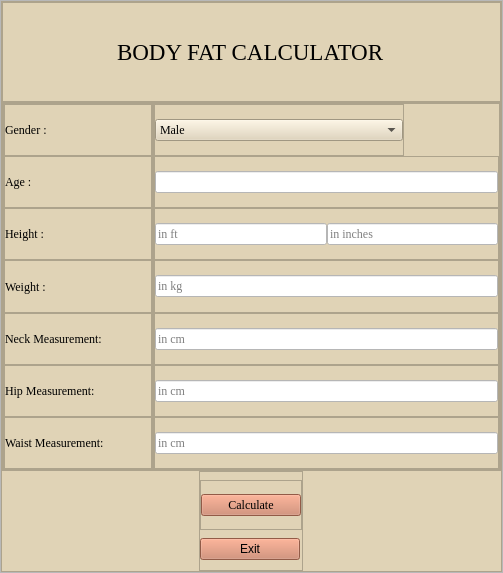
<?xml version="1.0" encoding="UTF-8"?>
<ui version="4.0">
 <class>basic</class>
 <widget class="QMainWindow" name="basic">
  <property name="geometry">
   <rect>
    <x>0</x>
    <y>0</y>
    <width>503</width>
    <height>573</height>
   </rect>
  </property>
  <property name="windowTitle">
   <string>basic</string>
  </property>
  <widget class="QWidget" name="centralwidget">
   <layout class="QVBoxLayout" name="verticalLayout">
    <property name="spacing">
     <number>0</number>
    </property>
    <property name="leftMargin">
     <number>0</number>
    </property>
    <property name="topMargin">
     <number>0</number>
    </property>
    <property name="rightMargin">
     <number>0</number>
    </property>
    <property name="bottomMargin">
     <number>0</number>
    </property>
    <item>
     <widget class="QFrame" name="frame">
      <property name="frameShape">
       <enum>QFrame::StyledPanel</enum>
      </property>
      <property name="frameShadow">
       <enum>QFrame::Raised</enum>
      </property>
      <layout class="QHBoxLayout" name="horizontalLayout">
       <property name="spacing">
        <number>0</number>
       </property>
       <property name="leftMargin">
        <number>0</number>
       </property>
       <property name="topMargin">
        <number>0</number>
       </property>
       <property name="rightMargin">
        <number>0</number>
       </property>
       <property name="bottomMargin">
        <number>0</number>
       </property>
       <item>
        <widget class="QFrame" name="frame_2">
         <property name="maximumSize">
          <size>
           <width>16777215</width>
           <height>16777215</height>
          </size>
         </property>
         <property name="styleSheet">
          <string notr="true">QMainWindow {background: #e0d3b6;}
QWidget {background: #e0d3b6;}
QFrame {background: #e0d3b6;}
QCommandLinkButton  {background:#e0d3b6;}
QLabel {background: #e0d3b6;}
QLineEdit {font: #161514;}




</string>
         </property>
         <property name="frameShape">
          <enum>QFrame::StyledPanel</enum>
         </property>
         <property name="frameShadow">
          <enum>QFrame::Raised</enum>
         </property>
         <layout class="QVBoxLayout" name="verticalLayout_22">
          <property name="spacing">
           <number>0</number>
          </property>
          <property name="leftMargin">
           <number>0</number>
          </property>
          <property name="topMargin">
           <number>0</number>
          </property>
          <property name="rightMargin">
           <number>0</number>
          </property>
          <property name="bottomMargin">
           <number>0</number>
          </property>
          <item>
           <widget class="QFrame" name="frame_28">
            <property name="maximumSize">
             <size>
              <width>16777215</width>
              <height>100</height>
             </size>
            </property>
            <property name="frameShape">
             <enum>QFrame::StyledPanel</enum>
            </property>
            <property name="frameShadow">
             <enum>QFrame::Raised</enum>
            </property>
            <layout class="QHBoxLayout" name="horizontalLayout_2">
             <property name="spacing">
              <number>0</number>
             </property>
             <property name="leftMargin">
              <number>0</number>
             </property>
             <property name="topMargin">
              <number>0</number>
             </property>
             <property name="rightMargin">
              <number>0</number>
             </property>
             <property name="bottomMargin">
              <number>0</number>
             </property>
             <item alignment="Qt::AlignHCenter">
              <widget class="QLabel" name="label">
               <property name="font">
                <font>
                 <family>Times New Roman</family>
                 <pointsize>17</pointsize>
                </font>
               </property>
               <property name="text">
                <string>BODY FAT CALCULATOR</string>
               </property>
              </widget>
             </item>
            </layout>
           </widget>
          </item>
          <item>
           <widget class="QFrame" name="frame_30">
            <property name="frameShape">
             <enum>QFrame::StyledPanel</enum>
            </property>
            <property name="frameShadow">
             <enum>QFrame::Raised</enum>
            </property>
            <layout class="QHBoxLayout" name="horizontalLayout_3">
             <property name="spacing">
              <number>0</number>
             </property>
             <property name="leftMargin">
              <number>0</number>
             </property>
             <property name="topMargin">
              <number>0</number>
             </property>
             <property name="rightMargin">
              <number>0</number>
             </property>
             <property name="bottomMargin">
              <number>0</number>
             </property>
             <item>
              <widget class="QFrame" name="frame_31">
               <property name="minimumSize">
                <size>
                 <width>150</width>
                 <height>0</height>
                </size>
               </property>
               <property name="frameShape">
                <enum>QFrame::StyledPanel</enum>
               </property>
               <property name="frameShadow">
                <enum>QFrame::Raised</enum>
               </property>
               <layout class="QVBoxLayout" name="verticalLayout_2">
                <property name="spacing">
                 <number>0</number>
                </property>
                <property name="leftMargin">
                 <number>0</number>
                </property>
                <property name="topMargin">
                 <number>0</number>
                </property>
                <property name="rightMargin">
                 <number>0</number>
                </property>
                <property name="bottomMargin">
                 <number>0</number>
                </property>
                <item>
                 <widget class="QFrame" name="frame_33">
                  <property name="frameShape">
                   <enum>QFrame::StyledPanel</enum>
                  </property>
                  <property name="frameShadow">
                   <enum>QFrame::Raised</enum>
                  </property>
                  <layout class="QHBoxLayout" name="horizontalLayout_7">
                   <property name="spacing">
                    <number>0</number>
                   </property>
                   <property name="leftMargin">
                    <number>0</number>
                   </property>
                   <property name="topMargin">
                    <number>0</number>
                   </property>
                   <property name="rightMargin">
                    <number>0</number>
                   </property>
                   <property name="bottomMargin">
                    <number>0</number>
                   </property>
                   <item>
                    <widget class="QLabel" name="label_2">
                     <property name="font">
                      <font>
                       <family>Times New Roman</family>
                      </font>
                     </property>
                     <property name="text">
                      <string>Gender :</string>
                     </property>
                    </widget>
                   </item>
                  </layout>
                 </widget>
                </item>
                <item>
                 <widget class="QFrame" name="frame_36">
                  <property name="frameShape">
                   <enum>QFrame::StyledPanel</enum>
                  </property>
                  <property name="frameShadow">
                   <enum>QFrame::Raised</enum>
                  </property>
                  <layout class="QHBoxLayout" name="horizontalLayout_8">
                   <property name="spacing">
                    <number>0</number>
                   </property>
                   <property name="leftMargin">
                    <number>0</number>
                   </property>
                   <property name="topMargin">
                    <number>0</number>
                   </property>
                   <property name="rightMargin">
                    <number>0</number>
                   </property>
                   <property name="bottomMargin">
                    <number>0</number>
                   </property>
                   <item>
                    <widget class="QLabel" name="label_3">
                     <property name="font">
                      <font>
                       <family>Times New Roman</family>
                      </font>
                     </property>
                     <property name="text">
                      <string>Age :</string>
                     </property>
                    </widget>
                   </item>
                  </layout>
                 </widget>
                </item>
                <item>
                 <widget class="QFrame" name="frame_34">
                  <property name="frameShape">
                   <enum>QFrame::StyledPanel</enum>
                  </property>
                  <property name="frameShadow">
                   <enum>QFrame::Raised</enum>
                  </property>
                  <layout class="QHBoxLayout" name="horizontalLayout_9">
                   <property name="spacing">
                    <number>0</number>
                   </property>
                   <property name="leftMargin">
                    <number>0</number>
                   </property>
                   <property name="topMargin">
                    <number>0</number>
                   </property>
                   <property name="rightMargin">
                    <number>0</number>
                   </property>
                   <property name="bottomMargin">
                    <number>0</number>
                   </property>
                   <item>
                    <widget class="QLabel" name="label_4">
                     <property name="font">
                      <font>
                       <family>Times New Roman</family>
                      </font>
                     </property>
                     <property name="text">
                      <string>Height :</string>
                     </property>
                    </widget>
                   </item>
                  </layout>
                 </widget>
                </item>
                <item>
                 <widget class="QFrame" name="frame_35">
                  <property name="frameShape">
                   <enum>QFrame::StyledPanel</enum>
                  </property>
                  <property name="frameShadow">
                   <enum>QFrame::Raised</enum>
                  </property>
                  <layout class="QHBoxLayout" name="horizontalLayout_11">
                   <property name="spacing">
                    <number>0</number>
                   </property>
                   <property name="leftMargin">
                    <number>0</number>
                   </property>
                   <property name="topMargin">
                    <number>0</number>
                   </property>
                   <property name="rightMargin">
                    <number>0</number>
                   </property>
                   <property name="bottomMargin">
                    <number>0</number>
                   </property>
                   <item>
                    <widget class="QLabel" name="label_5">
                     <property name="font">
                      <font>
                       <family>Times New Roman</family>
                      </font>
                     </property>
                     <property name="text">
                      <string>Weight :</string>
                     </property>
                    </widget>
                   </item>
                  </layout>
                 </widget>
                </item>
                <item>
                 <widget class="QFrame" name="frame_5">
                  <property name="frameShape">
                   <enum>QFrame::StyledPanel</enum>
                  </property>
                  <property name="frameShadow">
                   <enum>QFrame::Raised</enum>
                  </property>
                  <layout class="QHBoxLayout" name="horizontalLayout_12">
                   <property name="spacing">
                    <number>0</number>
                   </property>
                   <property name="leftMargin">
                    <number>0</number>
                   </property>
                   <property name="topMargin">
                    <number>0</number>
                   </property>
                   <property name="rightMargin">
                    <number>0</number>
                   </property>
                   <property name="bottomMargin">
                    <number>0</number>
                   </property>
                   <item>
                    <widget class="QLabel" name="label_6">
                     <property name="font">
                      <font>
                       <family>Times New Roman</family>
                      </font>
                     </property>
                     <property name="text">
                      <string>Neck Measurement:</string>
                     </property>
                    </widget>
                   </item>
                  </layout>
                 </widget>
                </item>
                <item>
                 <widget class="QFrame" name="frame_4">
                  <property name="frameShape">
                   <enum>QFrame::StyledPanel</enum>
                  </property>
                  <property name="frameShadow">
                   <enum>QFrame::Raised</enum>
                  </property>
                  <layout class="QHBoxLayout" name="horizontalLayout_13">
                   <property name="spacing">
                    <number>0</number>
                   </property>
                   <property name="leftMargin">
                    <number>0</number>
                   </property>
                   <property name="topMargin">
                    <number>0</number>
                   </property>
                   <property name="rightMargin">
                    <number>0</number>
                   </property>
                   <property name="bottomMargin">
                    <number>0</number>
                   </property>
                   <item>
                    <widget class="QLabel" name="label_7">
                     <property name="font">
                      <font>
                       <family>Times New Roman</family>
                      </font>
                     </property>
                     <property name="text">
                      <string>Hip Measurement:</string>
                     </property>
                    </widget>
                   </item>
                  </layout>
                 </widget>
                </item>
                <item>
                 <widget class="QFrame" name="frame_3">
                  <property name="frameShape">
                   <enum>QFrame::StyledPanel</enum>
                  </property>
                  <property name="frameShadow">
                   <enum>QFrame::Raised</enum>
                  </property>
                  <layout class="QHBoxLayout" name="horizontalLayout_14">
                   <property name="spacing">
                    <number>0</number>
                   </property>
                   <property name="leftMargin">
                    <number>0</number>
                   </property>
                   <property name="topMargin">
                    <number>0</number>
                   </property>
                   <property name="rightMargin">
                    <number>0</number>
                   </property>
                   <property name="bottomMargin">
                    <number>0</number>
                   </property>
                   <item>
                    <widget class="QLabel" name="label_9">
                     <property name="font">
                      <font>
                       <family>Times New Roman</family>
                      </font>
                     </property>
                     <property name="text">
                      <string>Waist Measurement:</string>
                     </property>
                    </widget>
                   </item>
                  </layout>
                 </widget>
                </item>
               </layout>
              </widget>
             </item>
             <item>
              <widget class="QFrame" name="frame_32">
               <property name="minimumSize">
                <size>
                 <width>300</width>
                 <height>0</height>
                </size>
               </property>
               <property name="frameShape">
                <enum>QFrame::StyledPanel</enum>
               </property>
               <property name="frameShadow">
                <enum>QFrame::Raised</enum>
               </property>
               <layout class="QVBoxLayout" name="verticalLayout_3">
                <property name="spacing">
                 <number>0</number>
                </property>
                <property name="leftMargin">
                 <number>0</number>
                </property>
                <property name="topMargin">
                 <number>0</number>
                </property>
                <property name="rightMargin">
                 <number>0</number>
                </property>
                <property name="bottomMargin">
                 <number>0</number>
                </property>
                <item alignment="Qt::AlignLeft">
                 <widget class="QFrame" name="frame_37">
                  <property name="minimumSize">
                   <size>
                    <width>250</width>
                    <height>0</height>
                   </size>
                  </property>
                  <property name="frameShape">
                   <enum>QFrame::StyledPanel</enum>
                  </property>
                  <property name="frameShadow">
                   <enum>QFrame::Raised</enum>
                  </property>
                  <layout class="QHBoxLayout" name="horizontalLayout_4">
                   <property name="spacing">
                    <number>0</number>
                   </property>
                   <property name="leftMargin">
                    <number>0</number>
                   </property>
                   <property name="topMargin">
                    <number>0</number>
                   </property>
                   <property name="rightMargin">
                    <number>0</number>
                   </property>
                   <property name="bottomMargin">
                    <number>0</number>
                   </property>
                   <item>
                    <widget class="QComboBox" name="comboBox">
                     <property name="maximumSize">
                      <size>
                       <width>250</width>
                       <height>16777215</height>
                      </size>
                     </property>
                     <property name="font">
                      <font>
                       <family>Times New Roman</family>
                      </font>
                     </property>
                     <property name="styleSheet">
                      <string notr="true">QComboBox{background:#ffffff};</string>
                     </property>
                     <item>
                      <property name="text">
                       <string>Male</string>
                      </property>
                     </item>
                     <item>
                      <property name="text">
                       <string>Female</string>
                      </property>
                     </item>
                     <item>
                      <property name="text">
                       <string>Others</string>
                      </property>
                     </item>
                    </widget>
                   </item>
                  </layout>
                 </widget>
                </item>
                <item>
                 <widget class="QFrame" name="frame_38">
                  <property name="frameShape">
                   <enum>QFrame::StyledPanel</enum>
                  </property>
                  <property name="frameShadow">
                   <enum>QFrame::Raised</enum>
                  </property>
                  <layout class="QVBoxLayout" name="verticalLayout_4">
                   <property name="spacing">
                    <number>0</number>
                   </property>
                   <property name="leftMargin">
                    <number>0</number>
                   </property>
                   <property name="topMargin">
                    <number>0</number>
                   </property>
                   <property name="rightMargin">
                    <number>0</number>
                   </property>
                   <property name="bottomMargin">
                    <number>0</number>
                   </property>
                   <item>
                    <widget class="QLineEdit" name="lineEdit_4">
                     <property name="styleSheet">
                      <string notr="true">QMainWindow {background: #e0d3b6;}

QPushButton {background: #cc7f63;}

QCommandLinkButton  {background:#e0d3b6;}

QLabel {font:  #c9563c;}

QLineEdit{background:#ffffff;}

QTextEdit {font: #161514;}</string>
                     </property>
                    </widget>
                   </item>
                  </layout>
                 </widget>
                </item>
                <item>
                 <widget class="QFrame" name="frame_39">
                  <property name="frameShape">
                   <enum>QFrame::StyledPanel</enum>
                  </property>
                  <property name="frameShadow">
                   <enum>QFrame::Raised</enum>
                  </property>
                  <layout class="QHBoxLayout" name="horizontalLayout_5">
                   <property name="spacing">
                    <number>0</number>
                   </property>
                   <property name="leftMargin">
                    <number>0</number>
                   </property>
                   <property name="topMargin">
                    <number>0</number>
                   </property>
                   <property name="rightMargin">
                    <number>0</number>
                   </property>
                   <property name="bottomMargin">
                    <number>0</number>
                   </property>
                   <item>
                    <widget class="QLineEdit" name="lineEdit">
                     <property name="font">
                      <font>
                       <family>Times New Roman</family>
                       <italic>false</italic>
                       <bold>false</bold>
                      </font>
                     </property>
                     <property name="styleSheet">
                      <string notr="true">QMainWindow {background: #e0d3b6;}

QPushButton {background: #cc7f63;}

QCommandLinkButton  {background:#e0d3b6;}

QLabel {font:  #c9563c;}

QLineEdit{background:#ffffff;}

QTextEdit {font: #161514;}</string>
                     </property>
                     <property name="placeholderText">
                      <string>in ft</string>
                     </property>
                    </widget>
                   </item>
                   <item>
                    <widget class="QLineEdit" name="lineEdit_2">
                     <property name="font">
                      <font>
                       <family>Times New Roman</family>
                       <italic>false</italic>
                       <bold>false</bold>
                      </font>
                     </property>
                     <property name="styleSheet">
                      <string notr="true">QMainWindow {background: #e0d3b6;}

QPushButton {background: #cc7f63;}

QCommandLinkButton  {background:#e0d3b6;}

QLabel {font:  #c9563c;}

QLineEdit{background:#ffffff;}

QTextEdit {font: #161514;}</string>
                     </property>
                     <property name="placeholderText">
                      <string>in inches</string>
                     </property>
                    </widget>
                   </item>
                  </layout>
                 </widget>
                </item>
                <item>
                 <widget class="QFrame" name="frame_40">
                  <property name="frameShape">
                   <enum>QFrame::StyledPanel</enum>
                  </property>
                  <property name="frameShadow">
                   <enum>QFrame::Raised</enum>
                  </property>
                  <layout class="QHBoxLayout" name="horizontalLayout_18">
                   <property name="spacing">
                    <number>0</number>
                   </property>
                   <property name="leftMargin">
                    <number>0</number>
                   </property>
                   <property name="topMargin">
                    <number>0</number>
                   </property>
                   <property name="rightMargin">
                    <number>0</number>
                   </property>
                   <property name="bottomMargin">
                    <number>0</number>
                   </property>
                   <item>
                    <widget class="QLineEdit" name="lineEdit_3">
                     <property name="font">
                      <font>
                       <family>Times New Roman</family>
                       <italic>false</italic>
                       <bold>false</bold>
                      </font>
                     </property>
                     <property name="styleSheet">
                      <string notr="true">QMainWindow {background: #e0d3b6;}

QPushButton {background: #cc7f63;}

QCommandLinkButton  {background:#e0d3b6;}

QLabel {font:  #c9563c;}

QLineEdit{background:#ffffff;}

QTextEdit {font: #161514;}</string>
                     </property>
                     <property name="placeholderText">
                      <string>in kg</string>
                     </property>
                    </widget>
                   </item>
                  </layout>
                 </widget>
                </item>
                <item>
                 <widget class="QFrame" name="frame_6">
                  <property name="frameShape">
                   <enum>QFrame::StyledPanel</enum>
                  </property>
                  <property name="frameShadow">
                   <enum>QFrame::Raised</enum>
                  </property>
                  <layout class="QHBoxLayout" name="horizontalLayout_17">
                   <property name="spacing">
                    <number>0</number>
                   </property>
                   <property name="leftMargin">
                    <number>0</number>
                   </property>
                   <property name="topMargin">
                    <number>0</number>
                   </property>
                   <property name="rightMargin">
                    <number>0</number>
                   </property>
                   <property name="bottomMargin">
                    <number>0</number>
                   </property>
                   <item>
                    <widget class="QLineEdit" name="lineEdit_5">
                     <property name="font">
                      <font>
                       <family>Times New Roman</family>
                       <italic>false</italic>
                       <bold>false</bold>
                      </font>
                     </property>
                     <property name="styleSheet">
                      <string notr="true">QMainWindow {background: #e0d3b6;}

QPushButton {background: #cc7f63;}

QCommandLinkButton  {background:#e0d3b6;}

QLabel {font:  #c9563c;}

QLineEdit{background:#ffffff;}

QTextEdit {font: #161514;}</string>
                     </property>
                     <property name="placeholderText">
                      <string>in cm</string>
                     </property>
                    </widget>
                   </item>
                  </layout>
                 </widget>
                </item>
                <item>
                 <widget class="QFrame" name="frame_7">
                  <property name="frameShape">
                   <enum>QFrame::StyledPanel</enum>
                  </property>
                  <property name="frameShadow">
                   <enum>QFrame::Raised</enum>
                  </property>
                  <layout class="QHBoxLayout" name="horizontalLayout_16">
                   <property name="spacing">
                    <number>0</number>
                   </property>
                   <property name="leftMargin">
                    <number>0</number>
                   </property>
                   <property name="topMargin">
                    <number>0</number>
                   </property>
                   <property name="rightMargin">
                    <number>0</number>
                   </property>
                   <property name="bottomMargin">
                    <number>0</number>
                   </property>
                   <item>
                    <widget class="QLineEdit" name="lineEdit_6">
                     <property name="font">
                      <font>
                       <family>Times New Roman</family>
                       <italic>false</italic>
                       <bold>false</bold>
                      </font>
                     </property>
                     <property name="styleSheet">
                      <string notr="true">QMainWindow {background: #e0d3b6;}

QPushButton {background: #cc7f63;}

QCommandLinkButton  {background:#e0d3b6;}

QLabel {font:  #c9563c;}

QLineEdit{background:#ffffff;}

QTextEdit {font: #161514;}</string>
                     </property>
                     <property name="placeholderText">
                      <string>in cm</string>
                     </property>
                    </widget>
                   </item>
                  </layout>
                 </widget>
                </item>
                <item>
                 <widget class="QFrame" name="frame_8">
                  <property name="frameShape">
                   <enum>QFrame::StyledPanel</enum>
                  </property>
                  <property name="frameShadow">
                   <enum>QFrame::Raised</enum>
                  </property>
                  <layout class="QHBoxLayout" name="horizontalLayout_15">
                   <property name="spacing">
                    <number>0</number>
                   </property>
                   <property name="leftMargin">
                    <number>0</number>
                   </property>
                   <property name="topMargin">
                    <number>0</number>
                   </property>
                   <property name="rightMargin">
                    <number>0</number>
                   </property>
                   <property name="bottomMargin">
                    <number>0</number>
                   </property>
                   <item>
                    <widget class="QLineEdit" name="lineEdit_7">
                     <property name="font">
                      <font>
                       <family>Times New Roman</family>
                       <italic>false</italic>
                       <bold>false</bold>
                      </font>
                     </property>
                     <property name="styleSheet">
                      <string notr="true">QMainWindow {background: #e0d3b6;}

QPushButton {background: #cc7f63;}

QCommandLinkButton  {background:#e0d3b6;}

QLabel {font:  #c9563c;}

QLineEdit{background:#ffffff;}

QTextEdit {font: #161514;}</string>
                     </property>
                     <property name="placeholderText">
                      <string>in cm</string>
                     </property>
                    </widget>
                   </item>
                  </layout>
                 </widget>
                </item>
               </layout>
              </widget>
             </item>
            </layout>
           </widget>
          </item>
          <item alignment="Qt::AlignHCenter">
           <widget class="QFrame" name="frame_29">
            <property name="maximumSize">
             <size>
              <width>16777215</width>
              <height>100</height>
             </size>
            </property>
            <property name="frameShape">
             <enum>QFrame::StyledPanel</enum>
            </property>
            <property name="frameShadow">
             <enum>QFrame::Raised</enum>
            </property>
            <layout class="QVBoxLayout" name="verticalLayout_5">
             <property name="spacing">
              <number>0</number>
             </property>
             <property name="leftMargin">
              <number>0</number>
             </property>
             <property name="topMargin">
              <number>0</number>
             </property>
             <property name="rightMargin">
              <number>0</number>
             </property>
             <property name="bottomMargin">
              <number>0</number>
             </property>
             <item alignment="Qt::AlignHCenter">
              <widget class="QFrame" name="frame_41">
               <property name="maximumSize">
                <size>
                 <width>16777215</width>
                 <height>50</height>
                </size>
               </property>
               <property name="frameShape">
                <enum>QFrame::StyledPanel</enum>
               </property>
               <property name="frameShadow">
                <enum>QFrame::Raised</enum>
               </property>
               <layout class="QVBoxLayout" name="verticalLayout_39">
                <property name="spacing">
                 <number>0</number>
                </property>
                <property name="leftMargin">
                 <number>0</number>
                </property>
                <property name="topMargin">
                 <number>0</number>
                </property>
                <property name="rightMargin">
                 <number>0</number>
                </property>
                <property name="bottomMargin">
                 <number>0</number>
                </property>
                <item>
                 <widget class="QPushButton" name="pushButton">
                  <property name="minimumSize">
                   <size>
                    <width>100</width>
                    <height>0</height>
                   </size>
                  </property>
                  <property name="maximumSize">
                   <size>
                    <width>100</width>
                    <height>16777215</height>
                   </size>
                  </property>
                  <property name="font">
                   <font>
                    <family>Times New Roman</family>
                   </font>
                  </property>
                  <property name="styleSheet">
                   <string notr="true">QMainWindow {background: #e0d3b6;}

QPushButton {background: #cc7f63;}

QCommandLinkButton  {background:#e0d3b6;}

QLabel {font:  #c9563c;}

QLineEdit{background:#ffffff;}

QTextEdit {font: #161514;}</string>
                  </property>
                  <property name="text">
                   <string>Calculate</string>
                  </property>
                 </widget>
                </item>
               </layout>
              </widget>
             </item>
             <item>
              <widget class="QPushButton" name="pushButton_2">
               <property name="maximumSize">
                <size>
                 <width>100</width>
                 <height>16777215</height>
                </size>
               </property>
               <property name="styleSheet">
                <string notr="true">QMainWindow {background: #e0d3b6;}

QPushButton {background: #cc7f63;}

QCommandLinkButton  {background:#e0d3b6;}

QLabel {font:  #c9563c;}

QLineEdit{background:#ffffff;}

QTextEdit {font: #161514;}</string>
               </property>
               <property name="text">
                <string>Exit</string>
               </property>
              </widget>
             </item>
            </layout>
           </widget>
          </item>
         </layout>
        </widget>
       </item>
      </layout>
     </widget>
    </item>
   </layout>
  </widget>
 </widget>
 <resources/>
 <connections/>
</ui>
